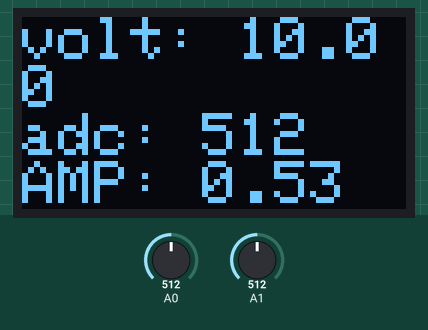
The program below on a simulated Arduino Uno, built with avr-gcc and run on an emulated ATmega328P. Parts: 128×64 one-colour display. The test bench sets the inputs (shaded band); at power-on: A0 = 512, A1 = 512. The display library's start-up logo is not drawn.

Above: at 3.2 s.
3.3 s: A0 set to 716
At 7.9 s:
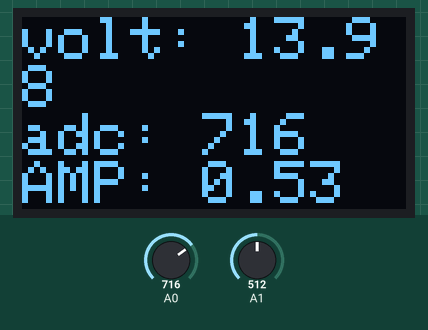
9.2 s: A1 set to 716
At 13.7 s:
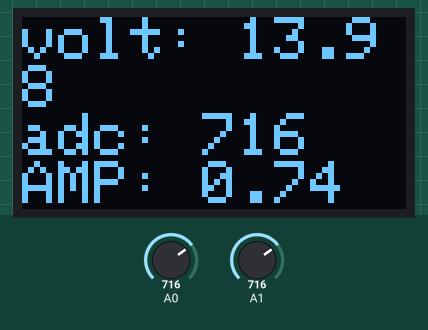
15.1 s: A0 set to 900
At 19.5 s:
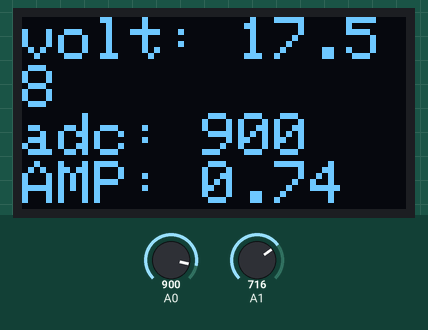
21.0 s: A1 set to 900
At 24.1 s:
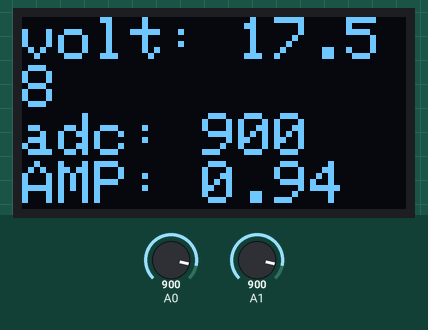
26.9 s: A0 set to 1023
At 29.9 s:
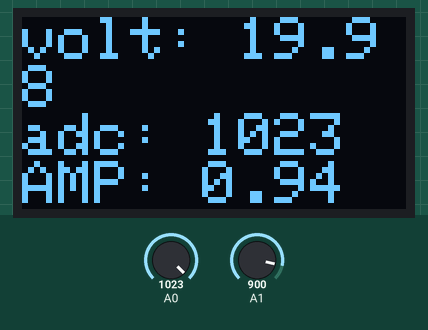
32.8 s: A1 set to 1023
At 34.4 s:
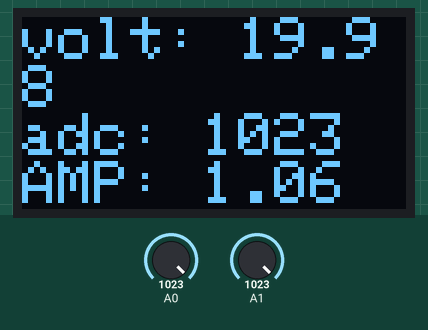
Timing chart, 0 to 35.9 s (numbered marks = the images above; inputs shaded):
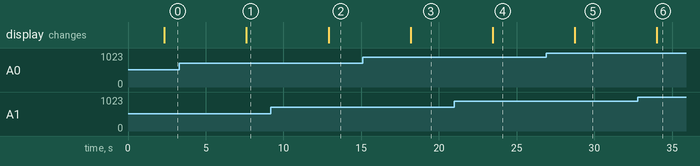

Measured:
- after the input at 3.3 s, the display: changes after 4.3 s (image 1)
- after the input at 9.2 s, the display: changes after 3.7 s (image 2)
- after the input at 15.1 s, the display: changes after 3.1 s (image 3)
- after the input at 21.0 s, the display: changes after 2.5 s (image 4)
- after the input at 26.9 s, the display: changes after 1.8 s (image 5)
- after the input at 32.8 s, the display: changes after 1.2 s (image 6)

The program:

main.cpp
```cpp
#include <Arduino.h>
#include <SPI.h>
#include <Wire.h>
#include <Adafruit_GFX.h>
#include <Adafruit_I2CDevice.h>
#include <Adafruit_SSD1306.h>

#define SCREEN_WIDTH 128 // OLED display width, in pixels
#define SCREEN_HEIGHT 64 // OLED display height, in pixels

// Declaration for SSD1306 display connected using software SPI (default case):
#define OLED_CS    8
#define OLED_DC    9
#define OLED_RESET 10
#define OLED_MOSI   11
#define OLED_CLK   12

int adc;
float voltage,current,adc_volt;

Adafruit_SSD1306 display(SCREEN_WIDTH, SCREEN_HEIGHT,
  OLED_MOSI, OLED_CLK, OLED_DC, OLED_RESET, OLED_CS);

void setup() {

  if(!display.begin(SSD1306_SWITCHCAPVCC)) {
    Serial.println(F("SSD1306 allocation failed"));
    for(;;); // Don't proceed, loop forever
  }
  analogReference(DEFAULT);
  pinMode(A0, INPUT);
  pinMode(A1, INPUT);
  // Show initial display buffer contents on the screen --
  // the library initializes this with an Adafruit splash screen.
  display.display();
  delay(2000);
  // Clear the buffer
  display.clearDisplay();
  display.setTextSize(2);             // Normal 1:1 pixel scale
  display.setTextColor(WHITE);        // Draw white text
  display.setCursor(0,0);

}

void loop() {

  adc = analogRead(A0);
  delay(50);
  voltage = (adc*5.0)/1024.0;
  voltage = (voltage * 20)/5;
  display.clearDisplay();
  display.setCursor(0,0);
  display.print("volt: ");
  display.println(voltage);
  display.print("adc: ");
  display.println(adc);
  delay(150);
  //reding A1 for geting current value
  adc = analogRead(A1);
  delay(50);
  adc_volt = (adc*5.0)/1024.0;
  current = adc_volt/4.7;
  display.print("AMP: ");
  display.println(current);
  display.print("adc: ");
  display.println(adc_volt);
  display.display();
  delay(5001);

}
```
